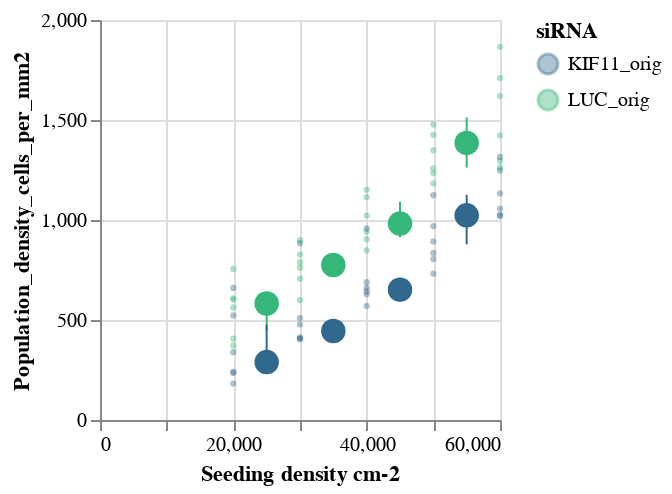

The notebook cell this image was saved under:
### Code cell
SCATTERBIN_Seeding_Pop = Scatterbin(
    dataframe = df, 
    y = "Population_density_cells_per_mm2", 
    x = "Seeding_cm-2", 
    color = "siRNA", 
    y_title = "Population_density_cells_per_mm2", 
    x_title = "Seeding density cm-2", 
    binextent = [0, 60000], 
    binstep = 10000,
    y_min = 0,
    y_max = 2000,
    x_min = 0,
    x_max = 60000
)
SCATTERBIN_Seeding_Pop
